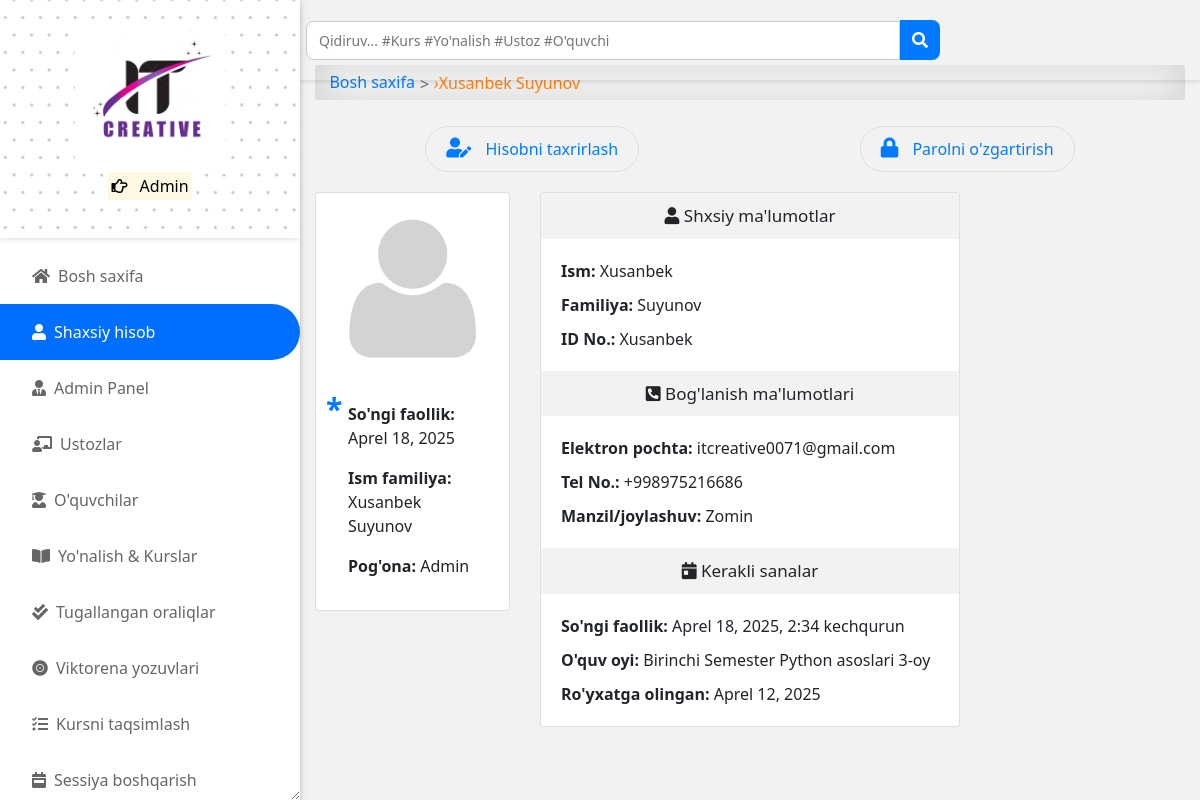
The page /accounts/profile/ (signed in) on the database its author committed.
### accounts/models.py (models this page shows, shortened)
class User(AbstractUser):
    is_student = models.BooleanField(default=False)
    is_lecturer = models.BooleanField(default=False)
    is_parent = models.BooleanField(default=False)
    is_dep_head = models.BooleanField(default=False)
    phone = models.CharField(max_length=60, blank=True, null=True)
    address = models.CharField(max_length=60, blank=True, null=True)
    picture = models.ImageField(upload_to='profile_pictures/%y/%m/%d/', default='default.png', null=True)
    email = models.EmailField(blank=True, null=True)
    username_validator = ASCIIUsernameValidator()
    objects = UserManager()
    @property
    def get_full_name(self):
        full_name = self.username
        if self.first_name and self.last_name:
            full_name = self.first_name + " " + self.last_name
        return full_name
    @property
    def get_user_role(self):
        if self.is_superuser:
            return "Admin"
        elif self.is_student:
            return "Talaba"  # Tarjima qilindi
        elif self.is_lecturer:
            return "O'qituvchi"  # Tarjima qilindi
        elif self.is_parent:
            return "Ota-Ona"  # Tarjima qilindi

### app/models.py (models this page shows)
class Semester(models.Model):
    semester = models.CharField(max_length=10, choices=SEMESTER, blank=True)
    is_current_semester = models.BooleanField(default=False, blank=True, null=True)
    session = models.ForeignKey(Session, on_delete=models.CASCADE, blank=True, null=True)
    next_semester_begins = models.DateField(null=True, blank=True)
    def __str__(self):
        return self.semester

class Session(models.Model):
    session = models.CharField(max_length=200, unique=True)
    is_current_session = models.BooleanField(default=False, blank=True, null=True)
    next_session_begins = models.DateField(blank=True, null=True)
    def __str__(self):
        return self.session

### accounts/views.py (the view, shortened to what this page needs)
# urls.py: path('profile/', profile, name='profile'),
@login_required
def profile(request):
    current_session = Session.objects.filter(is_current_session=True).first()
    current_semester = Semester.objects.filter(
        is_current_semester=True, session=current_session
    ).first()
    if request.user.is_lecturer:
        courses = Course.objects.filter(
            allocated_course__lecturer__pk=request.user.id
        ).filter(semester=current_semester)
        return render(
            request,
            "accounts/profile.html",
            {
                "title": request.user.get_full_name,
                "courses": courses,
                "current_session": current_session,
                "current_semester": current_semester,
            },
        )
    else:
        staff = User.objects.filter(is_lecturer=True)
        return render(
            request,
            "accounts/profile.html",
            {
                "title": request.user.get_full_name,
                "staff": staff,
                "current_session": current_session,
                "current_semester": current_semester,
            },
        )

### templates/accounts/profile.html (shortened to what this page needs)
{% extends 'base.html' %}
{% load static %}
{% load i18n %}
{% block content %}
{% if user.is_authenticated %}
<div id="input-nav"><a href="{% url 'home' %}" class="primary1">Bosh saxifa</a> <i>&rsaquo;</i> {{ user.get_full_name }}</div>
<div class="btn-flex">
    <a class="edit-btn" href="{% url 'edit_profile' %}"><i class="fas fa-user-edit"></i>
        <span class="mobile-hide">Hisobni taxrirlash</span></a>
    <a class="edit-btn" href="{% url 'change_password' %}"><i class="fas fa-lock"></i><span class="mobile-hide">
            Parolni o'zgartirish</span></a>
</div>
<div class="row">
    <div class="col-md-3 mx-auto">
        <div class="card">
            <img src="{{ user.picture.url }}" class="dashboard-img">
            <div class="program-description">
                <p><strong>So'ngi faollik: </strong>{{ user.last_login|date }}</p>
                <p><strong>Ism familiya: </strong>{{ user.get_full_name|title }}</p>
                <p><strong>Pog'ona: </strong>
                    {{ user.get_user_role }}
                </p>
            </div>
        </div>
    </div>
    <div class="col-md-6 mx-auto">
        <div class="card">
            <p class="title-info"><i class="fas fa-user"></i> Shxsiy ma'lumotlar</p>
            <div class="dashboard-description">
                <p><strong>Ism:</strong> {{ user.first_name|title }}</p>
                <p><strong>Familiya:</strong> {{ user.last_name|title }}</p>
                <p><strong>ID No.:</strong> {{ user.username }}</p>
            </div>
            <p class="title-info"><i class="fas fa-phone-square-alt"></i> Bog'lanish ma'lumotlari</p>
            <div class="dashboard-description">
                <p><strong>Elektron pochta:</strong> {{ user.email }}</p>
                <p><strong>Tel No.:</strong> {{ user.phone }}</p>
                <p><strong>Manzil/joylashuv:</strong> {{ user.address }}</p>
            </div>
            <p class="title-info"><i class="fa fa-calendar-day"></i> Kerakli sanalar</p>
            <div class="dashboard-description">
                <p><strong>So'ngi faollik:</strong> {{ user.last_login }}</p>
                {% if current_semester and current_session %}
                <p><strong>O'quv oyi:</strong> {{ current_semester }} Semester {{ current_session }}</p>
                {% endif %}
                <p><strong>Ro'yxatga olingan:</strong> {{ user.date_joined|date }}</p>
            </div>
        </div>
    </div>
    <div class="col-md-3 mx-auto"></div>
</div>
{% endif %}
{% endblock content %}

### templates/aside.html (shortened to what this page needs)
{% load static %}
<head>
</head>
<div id="side-nav">
	<div class="main-menu">
		<div class="top-side text-center py-4" style="background-image: url({% static 'img/dotted.jpg' %});">
			<img src="{% static 'img/logo.png' %}" width="150px" alt="IT Creative">
			<p class="text-orange">
				<mark>
					<i class="far fa-hand-point-right"></i>
					{{ request.user.get_user_role }}
				</mark>
			</p>
		</div>
		{% url 'home' as hom %} {% url 'dashboard' as dash %} {% url 'profile' as prof %}
		{% url 'lecturer_list' as lec %}
		{% url 'student_list' as stu %} {% url 'course_allocation_view' as cav %}
		{% url 'programs' as pro %} {% url 'session_list' as sess %} {% url 'semester_list' as sem %}
		{% url 'quiz_progress' as qpr %} {% url 'quiz_marking' as qce %} {% url 'user_course_list' as ucl %}
		{% url 'admin_panel' as admin_p %}
		<ul>
			<li class="{% if request.path == hom %}active{% endif %}">
				<a href="{% url 'home' %}"><i class="fas fa-home"></i>Bosh saxifa</a>
			</li>
			<li class="{% if request.path == prof %}active{% endif %}">
				<a href="{% url 'profile' %}"><i class="fas fa-user"></i>Shaxsiy hisob</a>
			</li>
			{% if request.user.is_superuser %}
			<li class="{% if request.path == admin_p %}active{% endif %}">
				<a href="{% url 'admin_panel' %}"><i class="fas fa-user-tie"></i>Admin Panel</a>
			</li>
			<li class="{% if request.path == lec %}active{% endif %}">
				<a href="{% url 'lecturer_list' %}"><i class="fas fa-chalkboard-teacher"></i>Ustozlar</a>
			</li>
			<li class="{% if request.path == stu %}active{% endif %}">
				<a href="{% url 'student_list' %}"><i class="fas fa-user-graduate"></i>O'quvchilar</a>
			</li>
			{% endif %}
			<li class="{% if request.path == pro %}active{% endif %}">
				<a href="{% url 'programs' %}"><i class="fas fa-book-open"></i>Yo'nalish & Kurslar</a>
			</li>
			{% if request.user.is_superuser or request.user.is_lecturer %}
			<li class="{% if request.path == qce %}active{% endif %}">
				<a href="{% url 'quiz_marking' %}"><i class="fas fa-check-double"></i>Tugallangan oraliqlar</a>
			</li>
			{% endif %}
			{% if request.user.is_superuser %}
			<li class="{% if request.path == qpr %}active{% endif %}">
				<a href="{% url 'quiz_progress' %}"><i class="fas fa-record-vinyl"></i>Viktorena yozuvlari</a>
			</li>
			<li class="{% if request.path == cav %}active{% endif %}">
				<a href="{% url 'course_allocation_view' %}"><i class="fas fa-tasks"></i>Kursni taqsimlash</a>
			</li>
			<li class="{% if request.path == sess %}active{% endif %}">
				<a href="{% url 'session_list' %}"><i class="fas fa-calendar-week"></i>Sessiya boshqarish</a>
			</li>
			{% endif %}
			<br />
		</ul>
	</div>
</div>

### static/css/all.css (style rules this page uses)
.fa, .fas, .far, .fal, .fad, .fab { -moz-osx-font-smoothing: grayscale; -webkit-font-smoothing: antialiased; display: inline-block; font-style: normal; font-variant: normal; text-rendering: auto; line-height: 1; }
.fa-book-open:before { content: "\f518"; }
.fa-calendar-day:before { content: "\f783"; }
.fa-calendar-week:before { content: "\f784"; }
.fa-chalkboard-teacher:before { content: "\f51c"; }
.fa-check-double:before { content: "\f560"; }
.fa-hand-point-right:before { content: "\f0a4"; }
.fa-home:before { content: "\f015"; }
.fa-lock:before { content: "\f023"; }
.fa-phone-square-alt:before { content: "\f87b"; }
.fa-record-vinyl:before { content: "\f8d9"; }
.fa-tasks:before { content: "\f0ae"; }
.fa-user:before { content: "\f007"; }
.fa-user-edit:before { content: "\f4ff"; }
.fa-user-graduate:before { content: "\f501"; }
.fa-user-tie:before { content: "\f508"; }
.far { font-family: 'Font Awesome 5 Free'; font-weight: 400; }
.fa, .fas { font-family: 'Font Awesome 5 Free'; font-weight: 900; }

### static/css/style.css (style rules this page uses)
*, body { font-family: "Rubik", sans-serif; }
body { background-color: #f3f2f2; }
.text-orange { color: #fd7e14; }
.btn-flex { display: -webkit-box; display: -ms-flexbox; display: flex; -webkit-box-pack: center; -ms-flex-pack: center; justify-content: center; -ms-flex-wrap: wrap; flex-wrap: wrap; margin: 10px auto; }
.btn-flex i { margin-right: 8px; font-size: 20px; }
li { list-style: none; }
#side-nav { width: 300px; position: fixed; left: 0; top: 0; bottom: 0; display: -webkit-box; display: -ms-flexbox; display: flex; -webkit-box-orient: vertical; -webkit-box-direction: normal; -ms-flex-direction: column; flex-direction: column; -webkit-box-pack: justify; -ms-flex-pack: justify; justify-content: space-between; z-index: 100; overflow-y: auto; resize: horizontal; background-color: #fff; -webkit-box-shadow: 0 2px 5px 0 rgba(0, 0, 0, 0.16), 0 2px 10px 0 rgba(0, 0, 0, 0.12); box-shadow: 0px 2px 5px 0px rgba(0, 0, 0, 0.16), 0px 2px 10px 0px rgba(0, 0, 0, 0.12); -webkit-transition: 0.3s; transition: 0.3s; }
#side-nav i { margin-right: 8px; }
#side-nav .top-side { background: #f5f5f5; -webkit-box-shadow: 0px 2px 5px 0px rgba(0, 0, 0, 0.1); box-shadow: 0px 2px 5px 0px rgba(0, 0, 0, 0.1); margin-bottom: 10px; padding: 0.5rem 2rem; }
#side-nav ul { padding: 0; }
#side-nav ul li { list-style: none; }
#side-nav ul li a { display: -webkit-box; display: -ms-flexbox; display: flex; -webkit-box-align: center; -ms-flex-align: center; align-items: center; padding: 1rem 2rem; color: #666; border-radius: 0 2em 2em 0; -webkit-transition: 0.25s; transition: 0.25s; }
#side-nav ul li.active a { background: #006fff; color: #fff; }
#input-nav { display: -webkit-box; display: -ms-flexbox; display: flex; -ms-flex-wrap: wrap; flex-wrap: wrap; -webkit-box-align: center; -ms-flex-align: center; align-items: center; padding: 0.3rem 0.9rem; margin-bottom: 1rem; color: #fd7e14; border-radius: 3px; background-color: #fff !important; -webkit-box-shadow: inset 0 0 2.5rem rgba(0, 0, 0, 0.2); box-shadow: inset 0 0 2.5rem rgba(0, 0, 0, 0.2); }
#input-nav a { color: #007bff; }
#input-nav a::after { content: ">"; color: #666; margin: 0 5px; vertical-align: middle; }
a { color: #666; text-decoration: none; }
.dashboard-img { width: 100%; border-top-left-radius: 0.3em; border-top-right-radius: 0.3em; }
.dashboard-description { padding: 10px; }
.dashboard-description p { margin: 10px; }
.program-description { position: relative; padding: 1rem 2rem; }
.program-description::before { content: "*"; position: absolute; top: 0; left: 10px; color: #007bff; font-weight: bold; font-size: 30px; margin-right: 1rem; }
.title-info { font-weight: 400; font-size: 17px; padding: 10px; background: #f3f2f2; text-align: center; margin: 0px; }
.edit-btn { font-family: inherit; text-align: center; width: auto; padding: 10px 20px; margin: 10px auto; cursor: pointer; color: #007bff; border: 1px solid #ddd; border-radius: 2rem; }
.edit-btn i { margin-right: 10px; }

### templates/base.html (style rules this page uses)
* { -webkit-user-select: none; -moz-user-select: none; -ms-user-select: none; user-select: none; }
body { -webkit-touch-callout: none; }

### templates/aside.html (style rules this page uses)
.top-side { background-size: cover; background-position: top center; }
* { -webkit-user-select: none; -moz-user-select: none; -ms-user-select: none; user-select: none; }
body { -webkit-touch-callout: none; }

### templates/navbar.html (style rules this page uses)
* { margin: 0; padding: 0; box-sizing: border-box; font-family: 'Segoe UI', Tahoma, Geneva, Verdana, sans-serif; }

### rows shown on the page
User: user.get_user_role "Admin", get_full_name "Xusanbek Suyunov", picture (placeholder picture), last_login "Aprel 18, 2025", get_user_role "Admin", first_name "Xusanbek", last_name "Suyunov", username "Xusanbek", email "itcreative0071@gmail.com", phone "+998975216686", address "Zomin", last_login "Aprel 18, 2025, 2:34 kechqurun", date_joined "Aprel 12, 2025"
Semester: semester "Birinchi"
Session: session "Python asoslari 3-oy"
